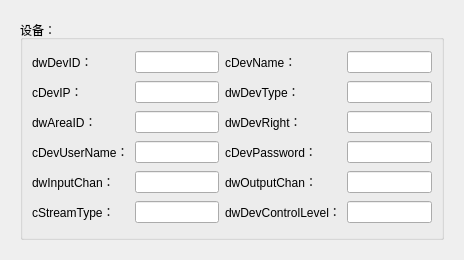
<?xml version="1.0" encoding="UTF-8"?>
<ui version="4.0">
 <class>DeviceWidget</class>
 <widget class="QWidget" name="DeviceWidget">
  <property name="geometry">
   <rect>
    <x>0</x>
    <y>0</y>
    <width>464</width>
    <height>260</height>
   </rect>
  </property>
  <property name="windowTitle">
   <string>Form</string>
  </property>
  <layout class="QHBoxLayout" name="horizontalLayout_2">
   <item>
    <widget class="QWidget" name="widget" native="true">
     <layout class="QHBoxLayout" name="horizontalLayout">
      <item>
       <widget class="QGroupBox" name="groupBox">
        <property name="title">
         <string>设备：</string>
        </property>
        <layout class="QGridLayout" name="gridLayout">
         <item row="0" column="0">
          <widget class="QLabel" name="label">
           <property name="text">
            <string>dwDevID：</string>
           </property>
          </widget>
         </item>
         <item row="0" column="1">
          <widget class="QLineEdit" name="lineEdit_dwDevID"/>
         </item>
         <item row="0" column="2">
          <widget class="QLabel" name="label_2">
           <property name="text">
            <string>cDevName：</string>
           </property>
          </widget>
         </item>
         <item row="0" column="3">
          <widget class="QLineEdit" name="lineEdit_cDevName"/>
         </item>
         <item row="1" column="0">
          <widget class="QLabel" name="label_3">
           <property name="text">
            <string>cDevIP：</string>
           </property>
          </widget>
         </item>
         <item row="1" column="1">
          <widget class="QLineEdit" name="lineEdit_cDevIP"/>
         </item>
         <item row="1" column="2">
          <widget class="QLabel" name="label_4">
           <property name="text">
            <string>dwDevType：</string>
           </property>
          </widget>
         </item>
         <item row="1" column="3">
          <widget class="QLineEdit" name="lineEdit_dwDevType"/>
         </item>
         <item row="2" column="0">
          <widget class="QLabel" name="label_5">
           <property name="text">
            <string>dwAreaID：</string>
           </property>
          </widget>
         </item>
         <item row="2" column="1">
          <widget class="QLineEdit" name="lineEdit_dwAreaID"/>
         </item>
         <item row="2" column="2">
          <widget class="QLabel" name="label_8">
           <property name="text">
            <string>dwDevRight：</string>
           </property>
          </widget>
         </item>
         <item row="2" column="3">
          <widget class="QLineEdit" name="lineEdit_dwDevRight"/>
         </item>
         <item row="3" column="0">
          <widget class="QLabel" name="label_6">
           <property name="text">
            <string>cDevUserName：</string>
           </property>
          </widget>
         </item>
         <item row="3" column="1">
          <widget class="QLineEdit" name="lineEdit_cDevUserName"/>
         </item>
         <item row="3" column="2">
          <widget class="QLabel" name="label_9">
           <property name="text">
            <string>cDevPassword：</string>
           </property>
          </widget>
         </item>
         <item row="3" column="3">
          <widget class="QLineEdit" name="lineEdit_cDevPassword"/>
         </item>
         <item row="4" column="0">
          <widget class="QLabel" name="label_7">
           <property name="text">
            <string>dwInputChan：</string>
           </property>
          </widget>
         </item>
         <item row="4" column="1">
          <widget class="QLineEdit" name="lineEdit_dwInputChan"/>
         </item>
         <item row="4" column="2">
          <widget class="QLabel" name="label_10">
           <property name="text">
            <string>dwOutputChan：</string>
           </property>
          </widget>
         </item>
         <item row="4" column="3">
          <widget class="QLineEdit" name="lineEdit_dwOutputChan"/>
         </item>
         <item row="5" column="0">
          <widget class="QLabel" name="label_11">
           <property name="text">
            <string>cStreamType：</string>
           </property>
          </widget>
         </item>
         <item row="5" column="1">
          <widget class="QLineEdit" name="lineEdit_cStreamType"/>
         </item>
         <item row="5" column="2">
          <widget class="QLabel" name="label_12">
           <property name="text">
            <string>dwDevControlLevel：</string>
           </property>
          </widget>
         </item>
         <item row="5" column="3">
          <widget class="QLineEdit" name="lineEdit_dwDevControlLevel"/>
         </item>
        </layout>
       </widget>
      </item>
     </layout>
    </widget>
   </item>
  </layout>
 </widget>
 <resources/>
 <connections/>
</ui>
